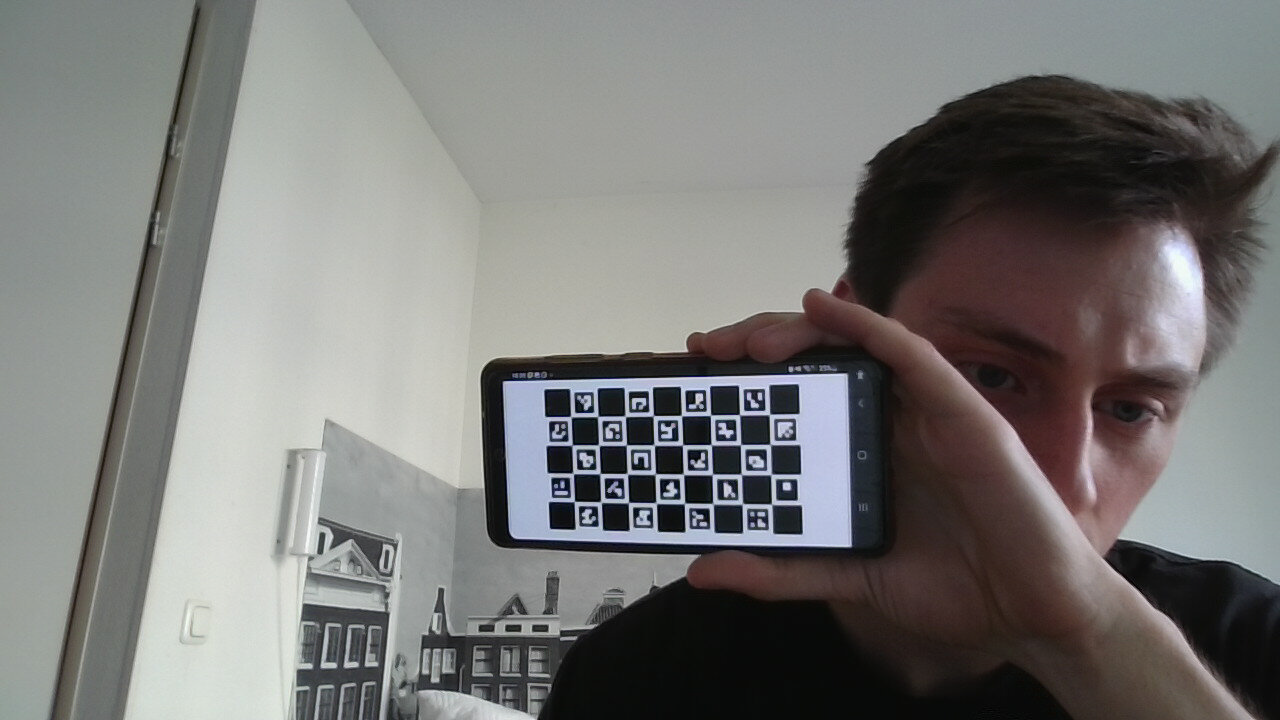
#> input picture calibrage/calibrage_image/2025-07-04-183915.jpg, 1280 x 720 px; its folder holds only this picture in this run
$ python calibrage.py
#> lines starting #> are read from the running program, lines starting #| are printed output that depends on the picture; after the words box and inside, x2 and y2 are one past the last pixel; in counts of white or black regions, pixels touching at a corner belong together; long printed decimals are rounded
import cv2
import numpy as np
import glob

CHECKERBOARD = (8, 4)

objp = np.zeros((CHECKERBOARD[0]*CHECKERBOARD[1], 3), np.float32)
objp[:, :2] = np.mgrid[0:CHECKERBOARD[0], 0:CHECKERBOARD[1]].T.reshape(-1, 2)

objpoints = []
imgpoints = []

images = glob.glob('/home/luca/Documents/GitHub/adaptive_robot_planning/calibrage/calibrage_image/*.jpg')
print(f"Nombre d'images trouvées : {len(images)}")

for fname in images:
    img = cv2.imread(fname)
#> img is the input picture: shape (720, 1280, 3); mean B, G, R 118.4, 120.2, 120.9
    if img is None:
        print(f"Impossible de lire l'image {fname}")
        continue
    gray = cv2.cvtColor(img, cv2.COLOR_BGR2GRAY)
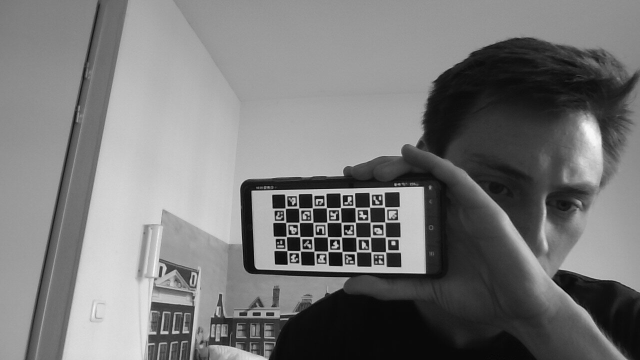
#> gray: shape (720, 1280) (shown at 1/2 size); min 0, max 250, mean 120.2

    ret, corners = cv2.findChessboardCorners(gray, CHECKERBOARD, None)
#> ret = True; corners = 32 rows, first 8: [570.5, 416.4], [597.9, 416.4], [625.3, 416.4], [653.5, 415.4], [681.4, 415.5], [710.5, 415.3], [739.3, 414.4], [769.5, 414.4]
    print(f"Détection damier dans {fname} : {ret}")
#| Détection damier dans calibrage/calibrage_image/2025-07-04-183915.jpg : True

    if ret:
        objpoints.append(objp)
        imgpoints.append(corners)

        cv2.drawChessboardCorners(img, CHECKERBOARD, corners, ret)
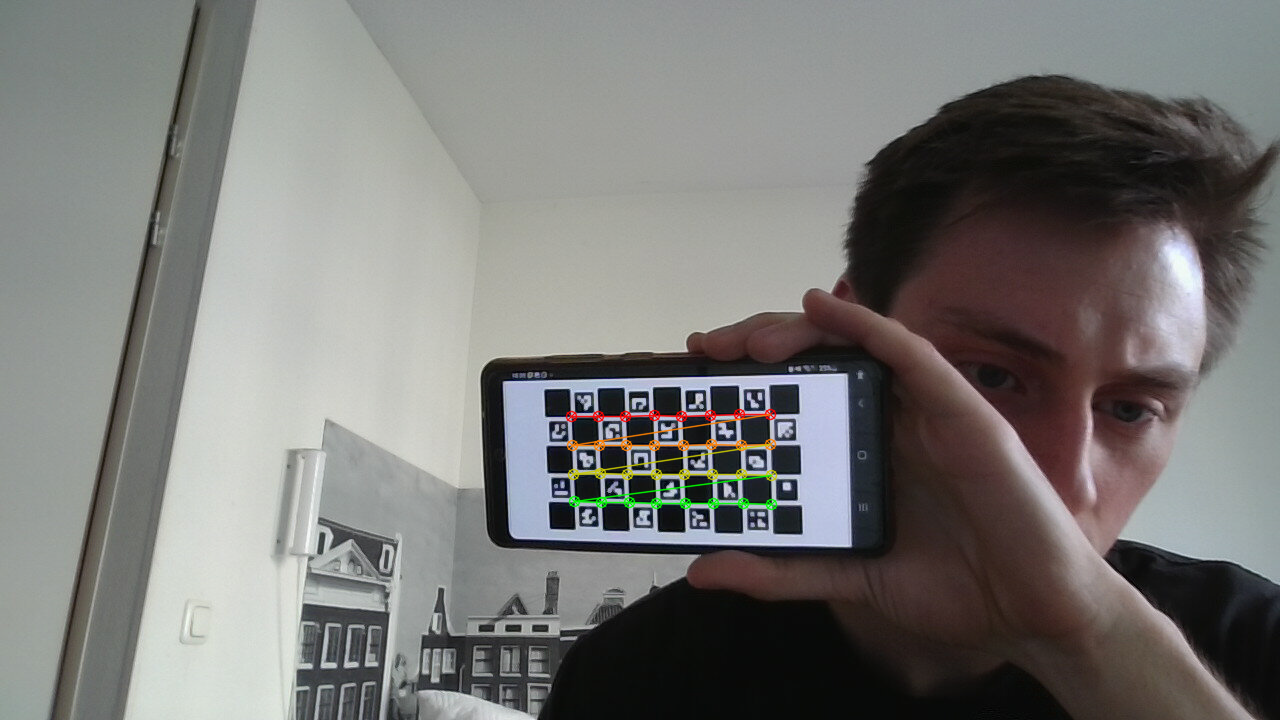
#> img: shape (720, 1280, 3); 0.72% of pixels changed, all inside (x1, y1, x2, y2) = (565, 408, 778, 511)
        cv2.imshow('Detection damier', img)
        cv2.waitKey(500)  # 0.5 sec par image pour voir

cv2.destroyAllWindows()

if len(objpoints) == 0:
    print("Erreur : aucun damier détecté dans aucune image.")
    exit()

ret, camera_matrix, dist_coeffs, rvecs, tvecs = cv2.calibrateCamera(
    objpoints, imgpoints, gray.shape[::-1], None, None)
#> ret = 0.334; camera_matrix = [[777.8, 0, 607.9], [0, 813.4, 341.8], [0, 0, 1]]; dist_coeffs = [[-0.437, 7.7, -0.00226, 0.019, -50.64]]; rvecs = ([0.0387, 0.174, -0.0316],); tvecs = ([-1.35, 2.59, 28],)

print("Matrice intrinsèque :\n", camera_matrix)
#| Matrice intrinsèque :
#|  [[777.777   0.         607.889]
#|  [  0.         813.441 341.825]
#|  [  0.           0.           1.        ]]
print("Coefficients de distorsion :\n", dist_coeffs)
#| Coefficients de distorsion :
#|  [[-4.36931433e-01  7.69946001e+00 -2.25693205e-03  1.90115950e-02
#|   -5.06431580e+01]]
print("Rotation :\n", rvecs[0])
#| Rotation :
#|  [[ 0.03872]
#|  [ 0.1743]
#|  [-0.03157]]
print("Translation :\n", tvecs[0])
#| Translation :
#|  [[-1.351]
#|  [ 2.588]
#|  [28.001]]

$ run again, on calibrage/calibrage_image/2025-07-04-184001.jpg
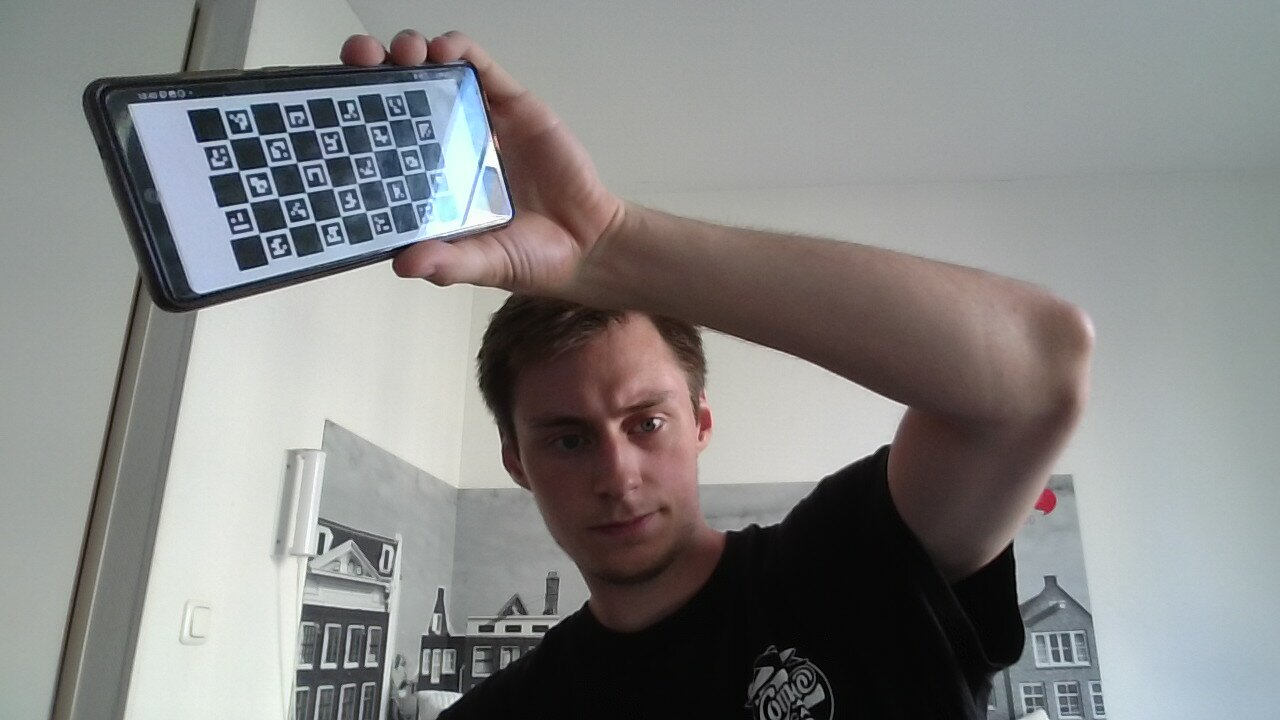
#> input picture calibrage/calibrage_image/2025-07-04-184001.jpg, 1280 x 720 px
#> img is the input picture: shape (720, 1280, 3); mean B, G, R 133.2, 133.8, 133.7
#> `gray = cv2.cvtColor(img, cv2.COLOR_BGR2GRAY)`:
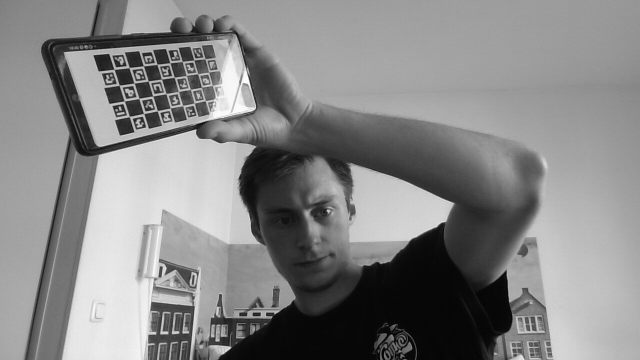
#> gray: shape (720, 1280) (shown at 1/2 size); min 0, max 255, mean 133.7
#> `ret, corners = cv2.findChessboardCorners(gray, CHECKERBOARD, None)`: ret = True; corners = 32 rows, first 8: [228.3, 139.1], [258.9, 135.6], [287.1, 132.2], [314.5, 129.4], [340.3, 126], [364.6, 123.3], [388, 121], [411, 117.7]
#| Détection damier dans calibrage/calibrage_image/2025-07-04-184001.jpg : True
#> `cv2.drawChessboardCorners(img, CHECKERBOARD, corners, ret)`:
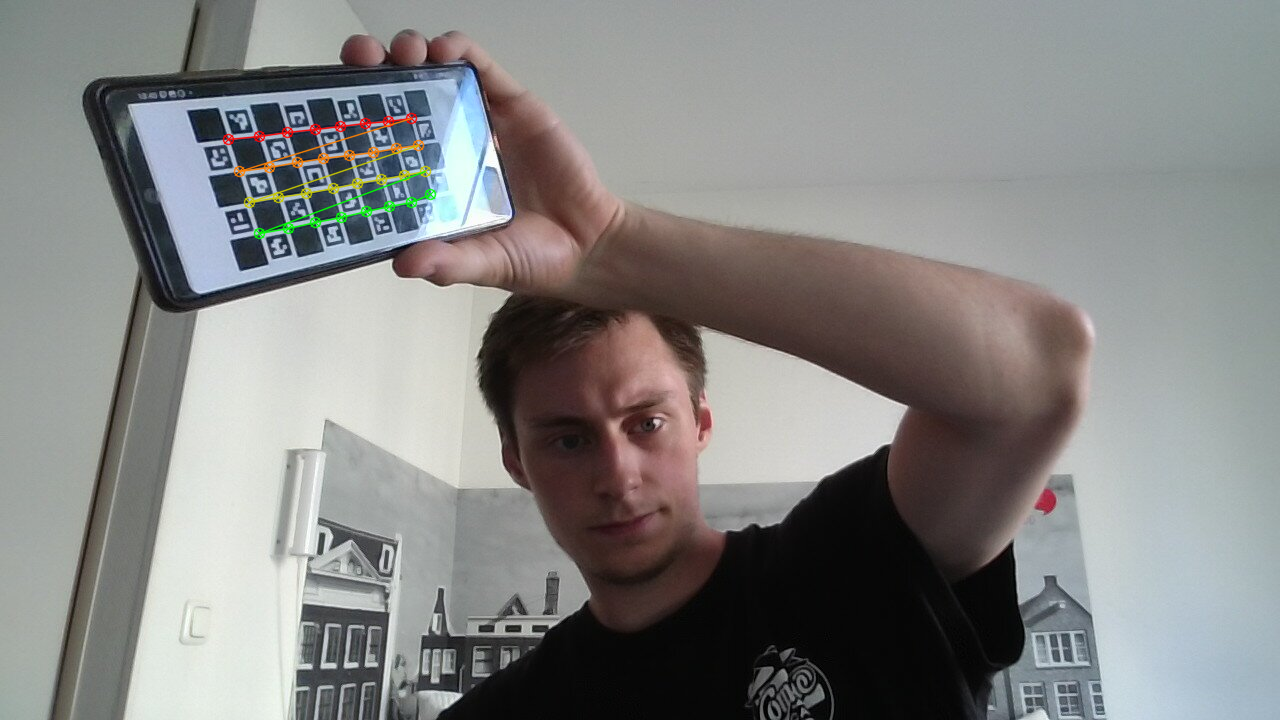
#> img: shape (720, 1280, 3); 0.67% of pixels changed, all inside (x1, y1, x2, y2) = (222, 112, 437, 240)
#> `ret, camera_matrix, dist_coeffs, rvecs, tvecs = cv2.calibrateCamera( o..`: ret = 0.64; camera_matrix = [[345.7, 0, 649.6], [0, 480.7, 433.5], [0, 0, 1]]; dist_coeffs = [[-0.0845, 0.0638, 0.00752, 0.0142, -0.0131]]; rvecs = ([0.0309, -0.41, -0.362],); tvecs = ([-18.49, -9.3, 13.84],)
#| Matrice intrinsèque :
#|  [[345.727    0.         649.631]
#|  [  0.         480.694 433.500]
#|  [  0.           0.           1.        ]]
#| Coefficients de distorsion :
#|  [[-0.08453  0.06376  0.007517  0.01415 -0.01312]]
#| Rotation :
#|  [[ 0.03092]
#|  [-0.4096]
#|  [-0.3623]]
#| Translation :
#|  [[-18.485]
#|  [ -9.304]
#|  [ 13.838]]

$ run again, on calibrage/calibrage_image/2025-07-04-184015.jpg
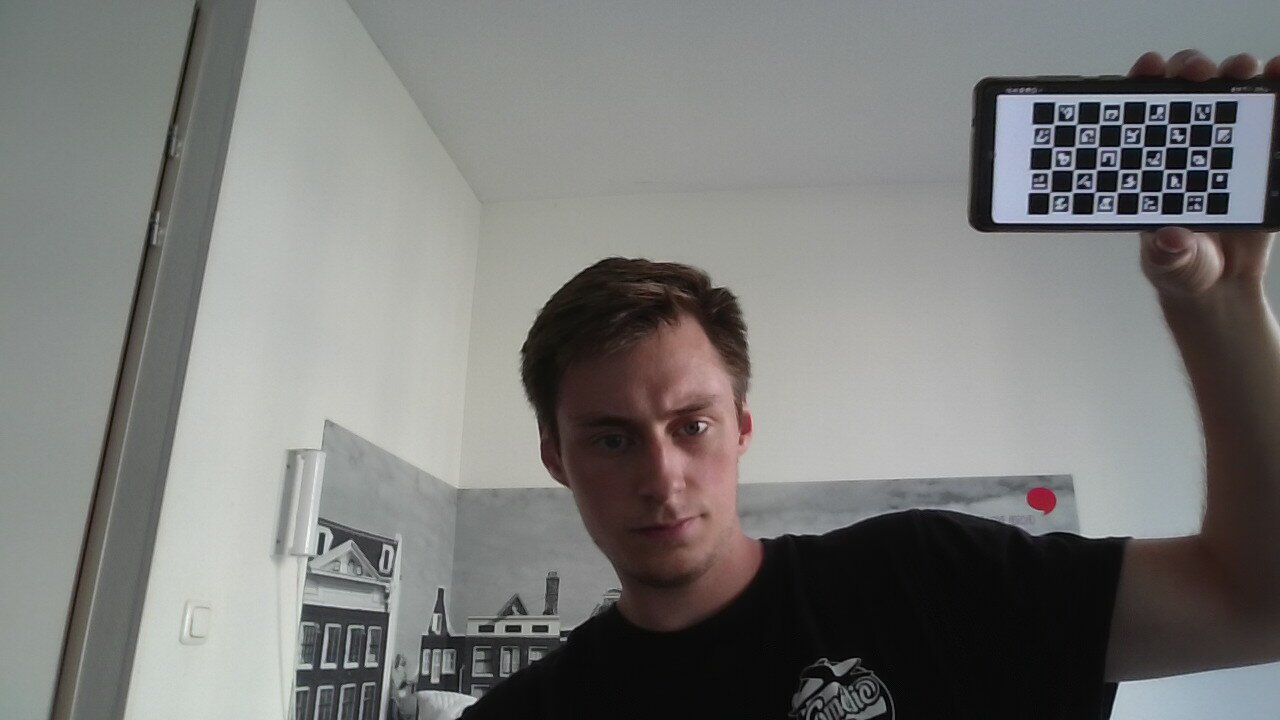
#> input picture calibrage/calibrage_image/2025-07-04-184015.jpg, 1280 x 720 px
#> img is the input picture: shape (720, 1280, 3); mean B, G, R 120.7, 122.5, 122.4
#> `gray = cv2.cvtColor(img, cv2.COLOR_BGR2GRAY)`:
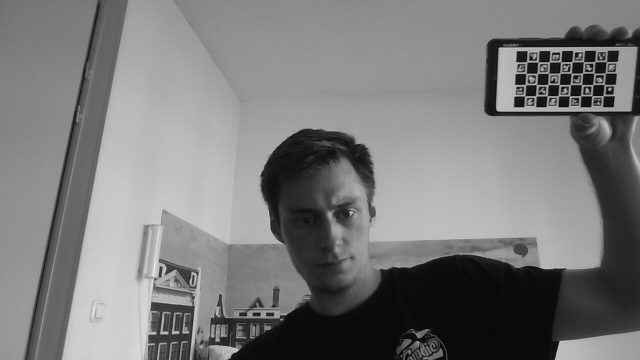
#> gray: shape (720, 1280) (shown at 1/2 size); min 0, max 249, mean 122.3
#> `ret, corners = cv2.findChessboardCorners(gray, CHECKERBOARD, None)`: ret = True; corners = 32 rows, first 8: [1054, 124.5], [1075.6, 124.8], [1099, 124], [1122, 124.2], [1145.2, 124.3], [1167.5, 123.8], [1189.5, 123.2], [1212.5, 124]
#| Détection damier dans calibrage/calibrage_image/2025-07-04-184015.jpg : True
#> `cv2.drawChessboardCorners(img, CHECKERBOARD, corners, ret)`:
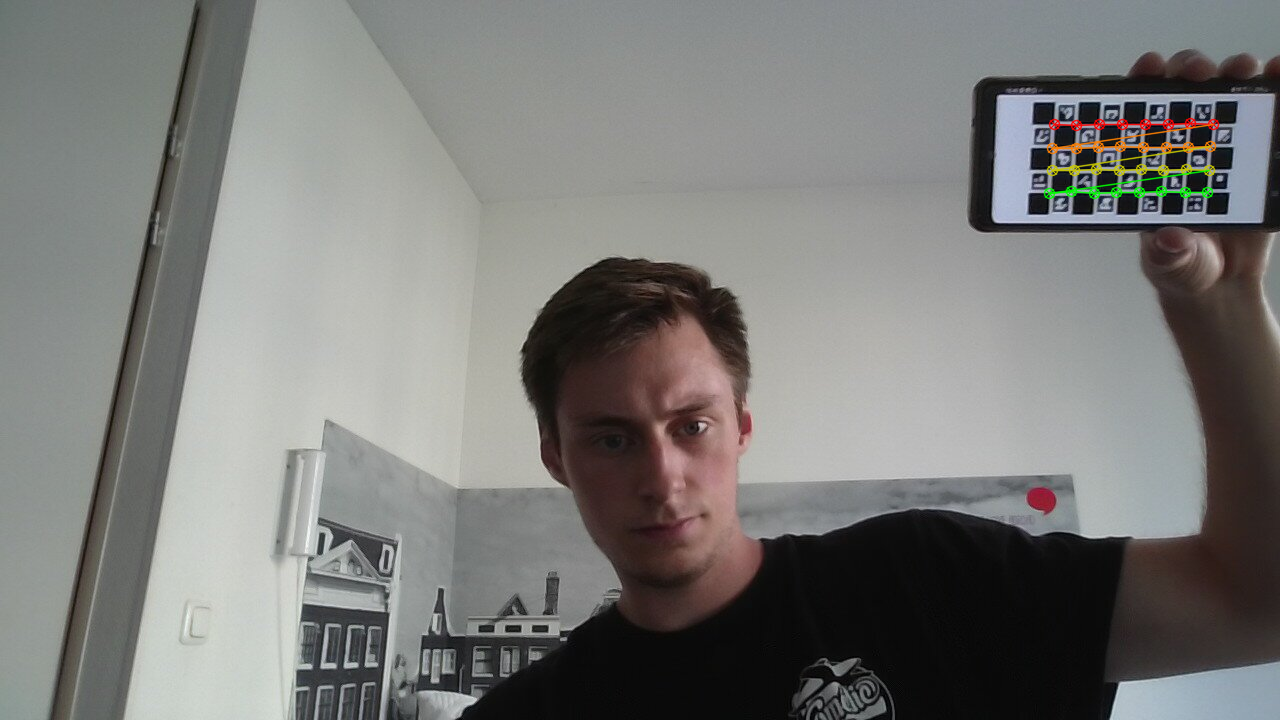
#> img: shape (720, 1280, 3); 0.62% of pixels changed, all inside (x1, y1, x2, y2) = (1043, 117, 1220, 200)
#> `ret, camera_matrix, dist_coeffs, rvecs, tvecs = cv2.calibrateCamera( o..`: ret = 0.589; camera_matrix = [[2080.1, 0, 654.4], [0, 2279.7, 362.5], [0, 0, 1]]; dist_coeffs = [[0.039, 13.46, 0.00452, -0.0306, -107.3]]; rvecs = ([0.441, 0.0922, -0.0053],); tvecs = ([18.49, -9.99, 96.32],)
#| Matrice intrinsèque :
#|  [[2.08008592e+03 0.00000000e+00 6.54442383e+02]
#|  [0.00000000e+00 2.27969276e+03 3.62543647e+02]
#|  [0.00000000e+00 0.00000000e+00 1.00000000e+00]]
#| Coefficients de distorsion :
#|  [[ 3.90299233e-02  1.34616230e+01  4.52320805e-03 -3.05594616e-02
#|   -1.07286915e+02]]
#| Rotation :
#|  [[ 0.4405]
#|  [ 0.09215]
#|  [-0.005297 ]]
#| Translation :
#|  [[18.493]
#|  [-9.989]
#|  [96.320]]
